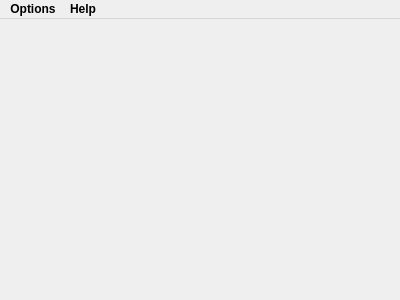
<?xml version="1.0" encoding="UTF-8"?>
<ui version="4.0">
 <class>MainWindow</class>
 <widget class="QMainWindow" name="MainWindow">
  <property name="geometry">
   <rect>
    <x>0</x>
    <y>0</y>
    <width>400</width>
    <height>300</height>
   </rect>
  </property>
  <property name="sizePolicy">
   <sizepolicy hsizetype="Expanding" vsizetype="Expanding">
    <horstretch>0</horstretch>
    <verstretch>0</verstretch>
   </sizepolicy>
  </property>
  <property name="minimumSize">
   <size>
    <width>400</width>
    <height>300</height>
   </size>
  </property>
  <property name="windowTitle">
   <string>Brasil CoV</string>
  </property>
  <property name="windowIcon">
   <iconset resource="../resources.qrc">
    <normaloff>:/images/icons/brasilcov.ico</normaloff>:/images/icons/brasilcov.ico</iconset>
  </property>
  <property name="locale">
   <locale language="English" country="UnitedStates"/>
  </property>
  <widget class="QWidget" name="centralwidget">
   <property name="sizePolicy">
    <sizepolicy hsizetype="Expanding" vsizetype="Expanding">
     <horstretch>0</horstretch>
     <verstretch>0</verstretch>
    </sizepolicy>
   </property>
   <layout class="QGridLayout" name="main"/>
  </widget>
  <widget class="QMenuBar" name="menubar">
   <property name="geometry">
    <rect>
     <x>0</x>
     <y>0</y>
     <width>400</width>
     <height>21</height>
    </rect>
   </property>
   <property name="font">
    <font>
     <bold>true</bold>
    </font>
   </property>
   <property name="nativeMenuBar">
    <bool>false</bool>
   </property>
   <widget class="QMenu" name="menuGeneral">
    <property name="title">
     <string>Options</string>
    </property>
    <addaction name="actionOptions"/>
    <addaction name="actionReload"/>
    <addaction name="actionExit"/>
   </widget>
   <widget class="QMenu" name="menuAbout">
    <property name="title">
     <string>Help</string>
    </property>
    <addaction name="actionAbout"/>
   </widget>
   <addaction name="menuGeneral"/>
   <addaction name="menuAbout"/>
  </widget>
  <action name="actionReload">
   <property name="text">
    <string>Reload</string>
   </property>
   <property name="shortcut">
    <string>Ctrl+R</string>
   </property>
  </action>
  <action name="actionExit">
   <property name="text">
    <string>Exit</string>
   </property>
   <property name="shortcut">
    <string>Ctrl+Q</string>
   </property>
  </action>
  <action name="actionAbout">
   <property name="text">
    <string>About</string>
   </property>
   <property name="shortcut">
    <string>Ctrl+A</string>
   </property>
  </action>
  <action name="actionOptions">
   <property name="text">
    <string>Options</string>
   </property>
   <property name="shortcut">
    <string>Ctrl+O</string>
   </property>
  </action>
 </widget>
 <resources>
  <include location="../resources.qrc"/>
 </resources>
 <connections/>
</ui>
